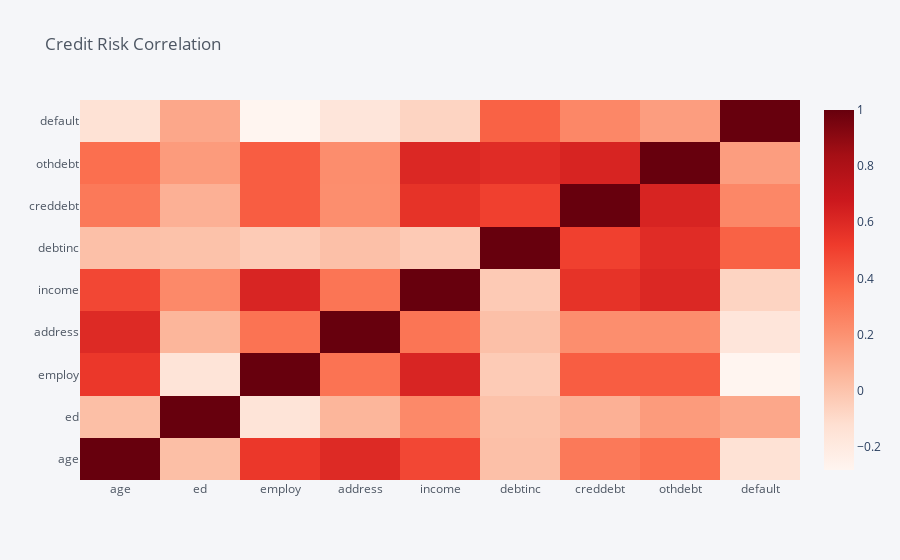

The code cell stored with this chart in its notebook:
### Code cell
import cufflinks as cf
import plotly.offline
cf.go_offline()
cf.set_config_file(offline=False)

bank.corr().iplot(kind='heatmap',colorscale='reds',title="Credit Risk Correlation")

### Figure 1 — Plotly figure (JSON) as saved in the notebook; plotly's stock layout.template omitted (floating-point values rounded to 4 significant figures)
{"data": [{"colorscale": [[0, "rgb(255,245,240)"], [0.125, "rgb(254,224,210)"], [0.25, "rgb(252,187,161)"], [0.375, "rgb(252,146,114)"], [0.5, "rgb(251,106,74)"], [0.625, "rgb(239,59,44)"], [0.75, "rgb(203,24,29)"], [0.875, "rgb(165,15,21)"], [1, "rgb(103,0,13)"]], "type": "heatmap", "x": ["age", "ed", "employ", "address", "income", "debtinc", "creddebt", "othdebt", "default"], "y": ["age", "ed", "employ", "address", "income", "debtinc", "creddebt", "othdebt", "default"], "z": [[1, 0.02233, 0.5365, 0.5976, 0.4787, 0.01641, 0.2976, 0.3371, -0.1377], [0.02233, 1, -0.1536, 0.05692, 0.2352, 0.007934, 0.0789, 0.1633, 0.1147], [0.5365, -0.1536, 1, 0.3223, 0.6197, -0.03125, 0.4018, 0.4034, -0.283], [0.5976, 0.05692, 0.3223, 1, 0.3162, 0.01443, 0.2123, 0.2198, -0.1645], [0.4787, 0.2352, 0.6197, 0.3162, 1, -0.0272, 0.5577, 0.6068, -0.07097], [0.01641, 0.007934, -0.03125, 0.01443, -0.0272, 1, 0.5034, 0.5866, 0.3871], [0.2976, 0.0789, 0.4018, 0.2123, 0.5577, 0.5034, 1, 0.6237, 0.2409], [0.3371, 0.1633, 0.4034, 0.2198, 0.6068, 0.5866, 0.6237, 1, 0.1541], [-0.1377, 0.1147, -0.283, -0.1645, -0.07097, 0.3871, 0.2409, 0.1541, 1]], "zmax": 1, "zmin": -0.283}], "layout": {"legend": {"bgcolor": "#F5F6F9", "font": {"color": "#4D5663"}}, "paper_bgcolor": "#F5F6F9", "plot_bgcolor": "#F5F6F9", "title": {"font": {"color": "#4D5663"}, "text": "Credit Risk Correlation"}, "xaxis": {"gridcolor": "#E1E5ED", "showgrid": true, "tickfont": {"color": "#4D5663"}, "title": {"font": {"color": "#4D5663"}, "text": ""}, "zerolinecolor": "#E1E5ED"}, "yaxis": {"gridcolor": "#E1E5ED", "showgrid": true, "tickfont": {"color": "#4D5663"}, "title": {"font": {"color": "#4D5663"}, "text": ""}, "zerolinecolor": "#E1E5ED"}}}
